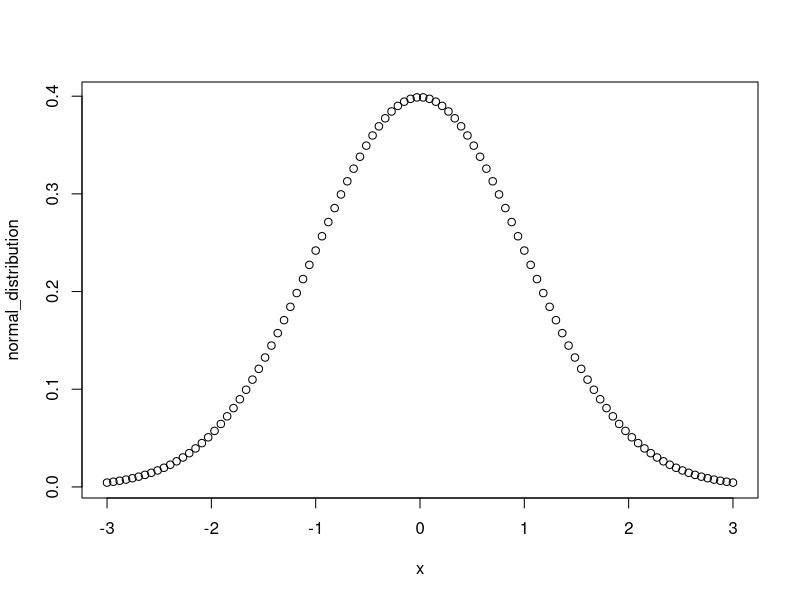

Write the R code that produced this figure.
mean <- 0
sd <- 1
x <- seq(-3, 3, length = 100)
normal_distribution <- dnorm(x, mean = mean, sd = sd)
plot(x, normal_distribution)